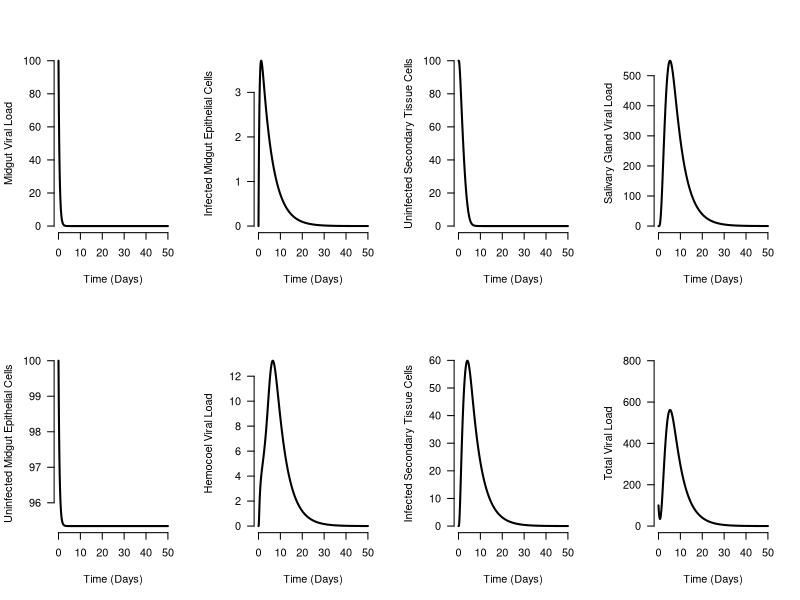

The R script that drew this image:
# set working directory
setwd('~/Documents/Research /')

# clear existing workspace
rm(list = ls())

# install necessary packages
if(!require(deSolve)){install.packages('deSolve'); library(deSolve)}

# specify within-vector model of BTV infection
wv.BTV = function(t, state, parameters)
{
  with(as.list(c(state, parameters)),{
    dV.m = -beta.me * T.me * V.m - k.m * V.m
    dT.me = -beta.me * T.me * V.m
    dE.me.1 = beta.me * T.me * V.m - alpha * n * E.me.1
    dE.me.2 = alpha * n * (E.me.1 - E.me.2)
    dI.me.2 = alpha * n * E.me.2 - k.me * I.me.2
    dV.h = p.me * I.me.2 - k.h * V.h - beta.st * T.st * V.h
    dT.st = -beta.st * T.st * V.h
    dE.st.1 = beta.st * T.st * V.h - alpha * n * E.st.1
    dE.st.2  = alpha * n * (E.st.1 - E.st.2)
    dI.st.2 = alpha * n * E.st.2 - k.st * I.st.2
    dV.s = p.st * I.st.2 - k.s * V.s 
    list(c(dV.m, dT.me, dE.me.1, dE.me.2, dI.me.2, dV.h,
           dT.st, dE.st.1, dE.st.2, dI.st.2, dV.s))
  })
}


# run model
times = seq(from = 0, to = 50, by = 0.01)
parameters = c(beta.me = 0.001, k.m = 2, n = 2, alpha = 10, p.me = 10, k.h = 1,
               beta.st = 0.1, epsilon = 0.2, p.st = 10, k.s = 1, k.me = 0.2, k.st = 0.2)
state = c(V.m = 100, T.me = 100, E.me.1 = 0, E.me.2 = 0, I.me.2 = 0, V.h = 0,
          T.st = 100, E.st.1 = 0, E.st.2 = 0, I.st.2 = 0, V.s = 0)

dat = ode(y = state, times = times, func = wv.BTV, parms = parameters)
1 * ((dat[,2] + dat[,7] + dat[,12]) > 300)

# generate plot
par(mar=c(5.1,4.1,4.1,2.1))
layout(mat = matrix(1:8, nrow = 2))
plot(dat[,1], dat[,2], type = 'l', lwd = 2, bty = 'n', 
     xlab = 'Time (Days)', ylab = 'Midgut Viral Load', las = 1)
plot(dat[,1], dat[,3], type = 'l', lwd = 2, bty = 'n',
     xlab = 'Time (Days)', ylab = 'Uninfected Midgut Epithelial Cells', las = 1)
plot(dat[,1], dat[,4] + dat[,5] + dat[,6], type = 'l', lwd = 2, bty = 'n', 
     xlab = 'Time (Days)', ylab = 'Infected Midgut Epithelial Cells', las = 1)
plot(dat[,1], dat[,7], type = 'l', lwd = 2, bty = 'n',
     xlab = 'Time (Days)', ylab = 'Hemocoel Viral Load', las = 1)
plot(dat[,1], dat[,8], type = 'l', lwd = 2, bty = 'n',
     xlab = 'Time (Days)', ylab = 'Uninfected Secondary Tissue Cells', las = 1)
plot(dat[,1], dat[,9] + dat[,10] + dat[,11], type = 'l', lwd = 2, bty = 'n',
     xlab = 'Time (Days)', ylab = 'Infected Secondary Tissue Cells', las = 1)
plot(dat[,1], dat[,12], type = 'l', lwd = 2, bty = 'n', 
     xlab = 'Time (Days)', ylab = 'Salivary Gland Viral Load', las = 1)
plot(dat[,1], dat[,2] + dat[,7] + dat[,12], type = 'l', lwd = 2, bty = 'n', 
     xlab = 'Time (Days)', ylab = 'Total Viral Load', las = 1, ylim = c(0,800))
